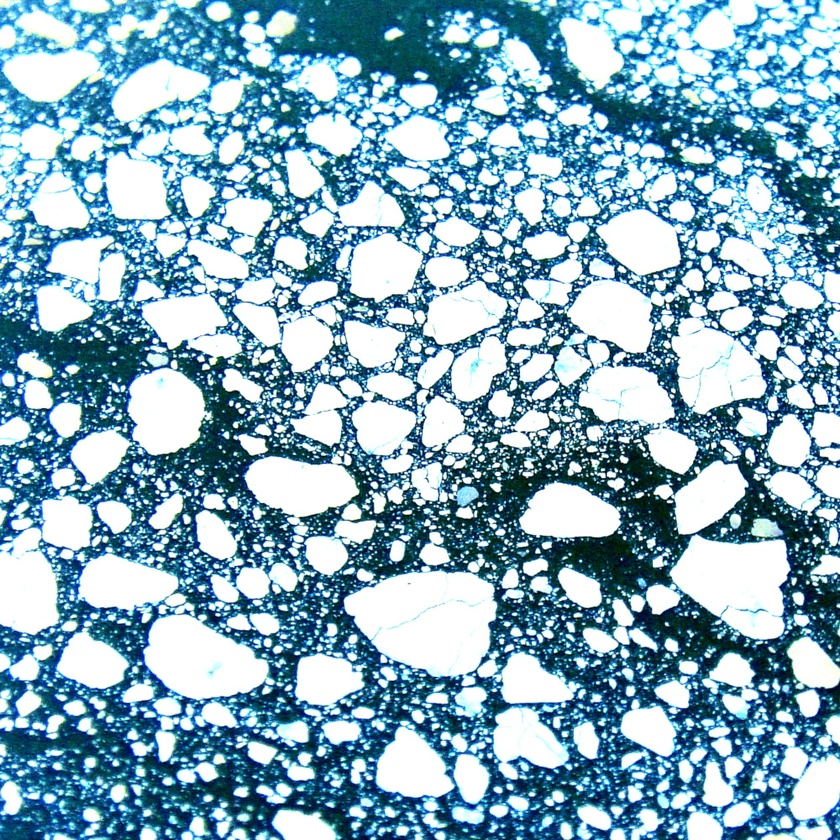
%> input picture DSC01029_v2.JPG, 840 x 840 px, shrunk from 1000 x 1000 before the run
$ octave create_floe_pics.m   (GNU Octave 9; MATLAB toolbox functions it lacks are replaced by stand-ins)
%> lines starting %> are read from the running program, lines starting %| are printed output that depends on the picture; in (x1, y1, x2, y2) boxes, pixels count from 0 and x2, y2 are one past the last pixel; in counts of white or black regions, pixels touching at a corner belong together; the program's own positions count from 1

close all
clear all


A=rgb2gray(imread('DSC01029_v2.JPG'));
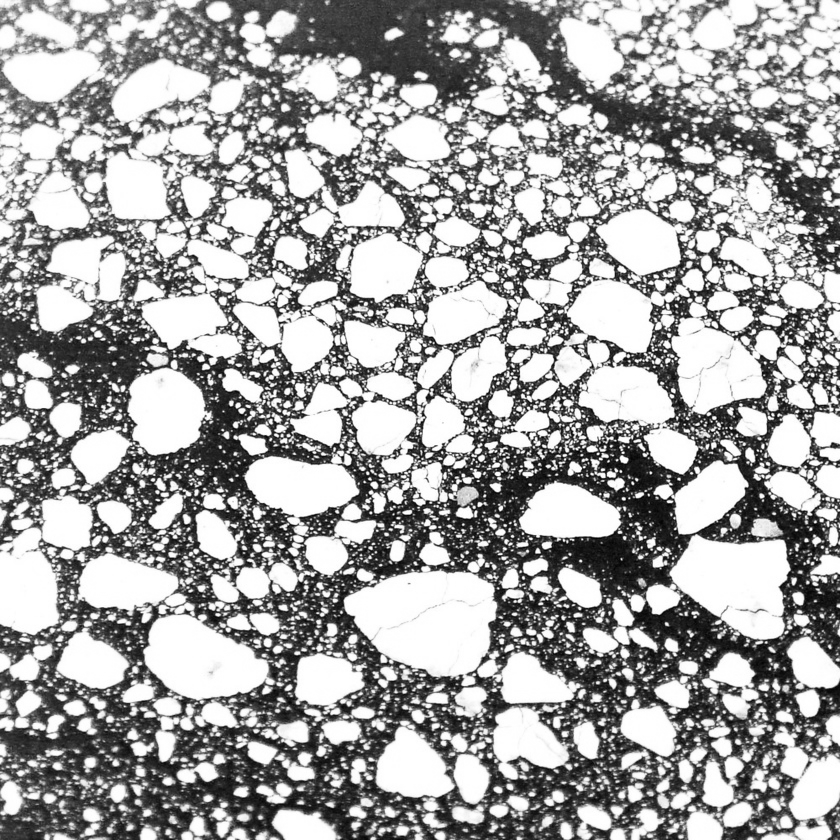
%> A: size 840x840 uint8; min 2, max 255, mean 164

A=imbinarize(A,0.85);
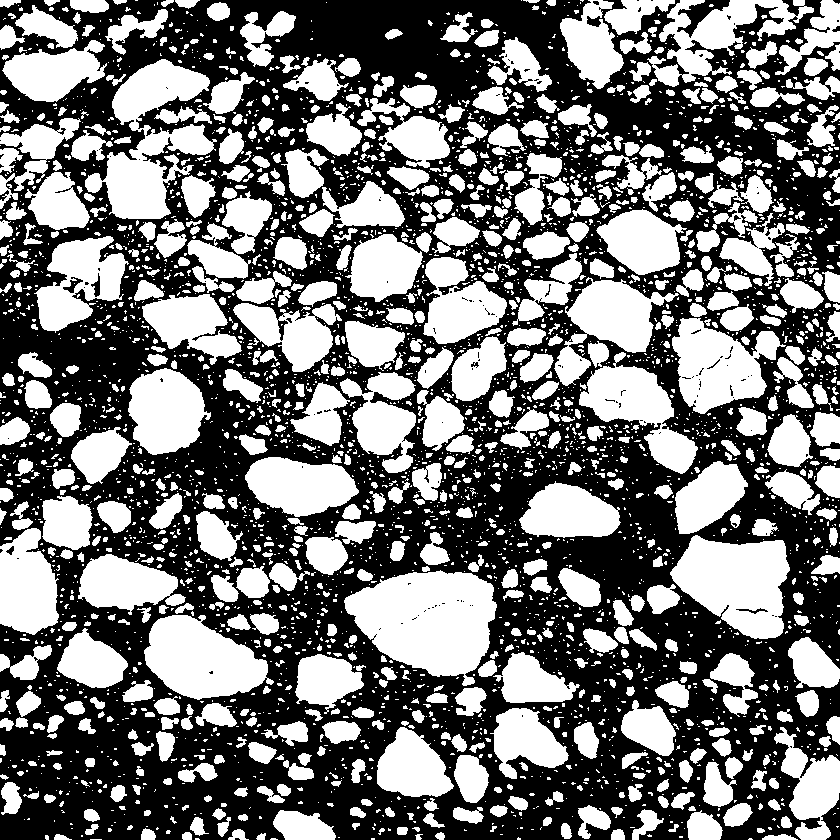
%> A: size 840x840 logical; 46.2% white; 4149 white regions (3232 under 20 px), largest, box (x1, y1, x2, y2) and area: (344, 570, 497, 686) 11751, (85, 59, 217, 219) 9276, (670, 535, 790, 639) 8331
A = imfill(A,'holes');
%> A: size 840x840 logical; 46.4% white; 4147 white regions (3229 under 20 px), largest, box (x1, y1, x2, y2) and area: (344, 570, 497, 686) 11790, (85, 59, 217, 219) 9289, (670, 535, 790, 639) 8402

A = bwareafilt(A,[2e1 5e4],8);

A = imgaussfilt(double(A),1);
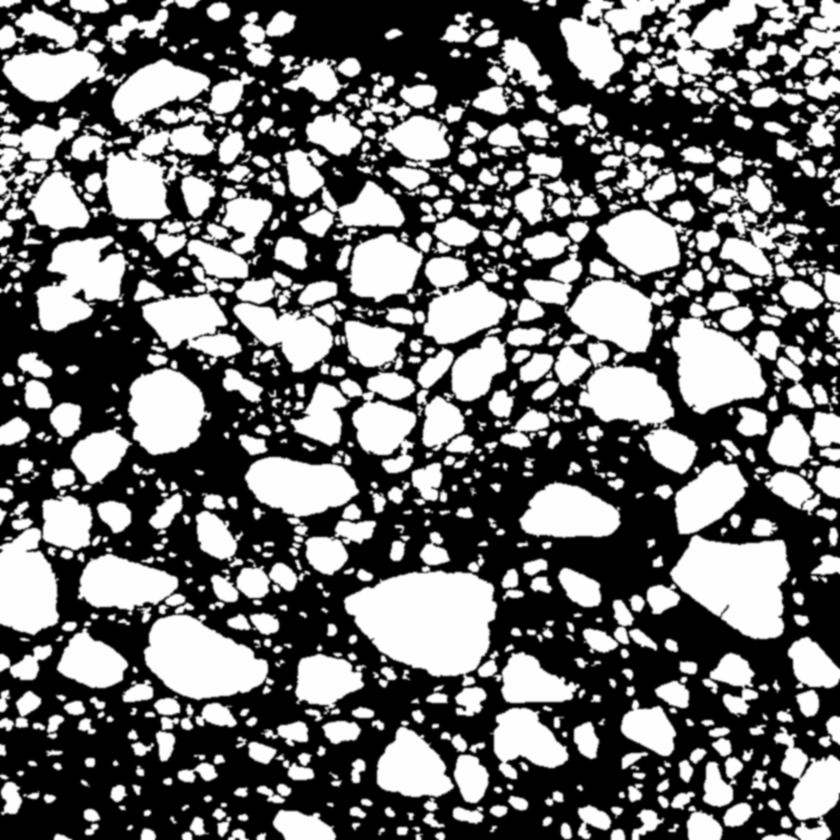
%> A: size 840x840 double; min 0, max 1, mean 0.442

A = imbinarize(A,0.5);
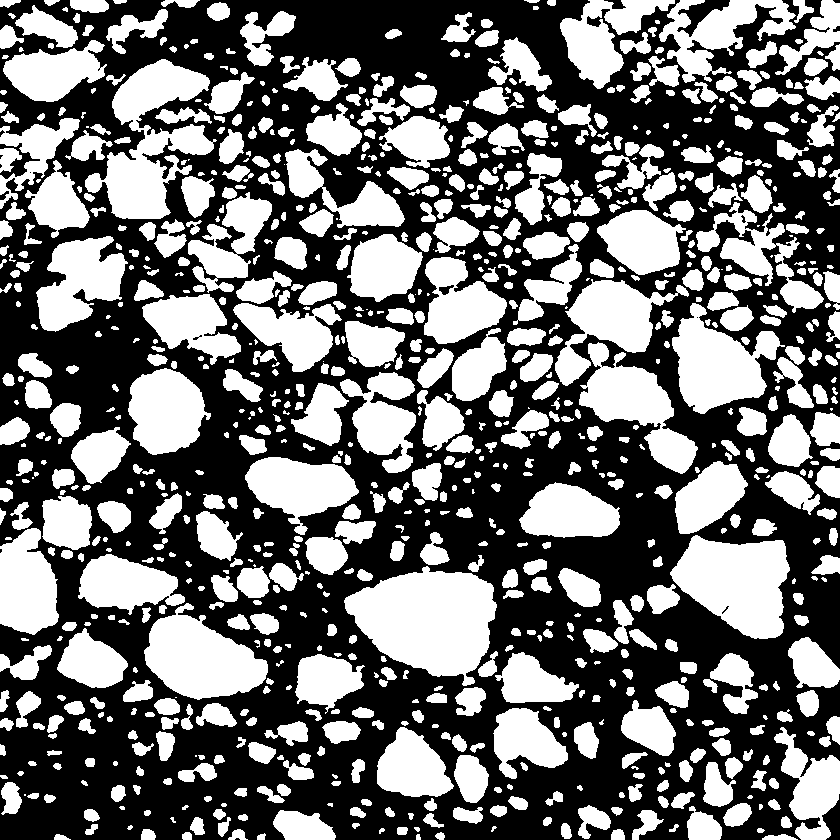
%> A: size 840x840 logical; 44% white; 921 white regions (94 under 20 px), largest, box (x1, y1, x2, y2) and area: (344, 566, 497, 686) 11841, (85, 59, 217, 219) 9287, (670, 535, 790, 639) 8410

A = bwareafilt(A,[2e1 5e4],8);
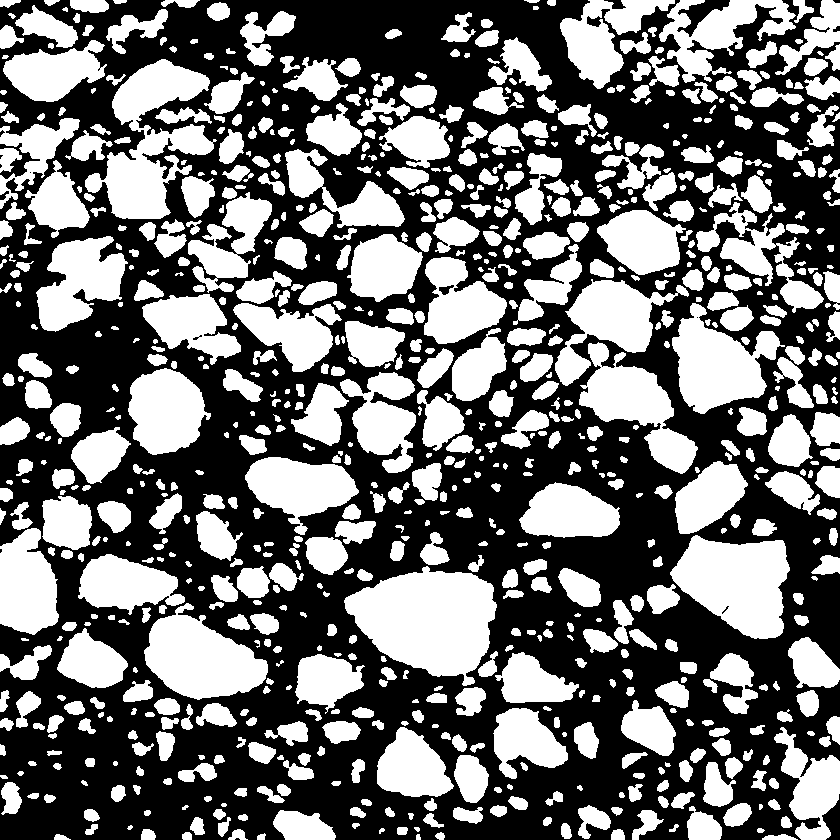
%> A: size 840x840 logical; 43.8% white; 827 white regions, largest, box (x1, y1, x2, y2) and area: (344, 566, 497, 686) 11841, (85, 59, 217, 219) 9287, (670, 535, 790, 639) 8410

figure; imagesc(A);
%> after `imagesc(A)`:
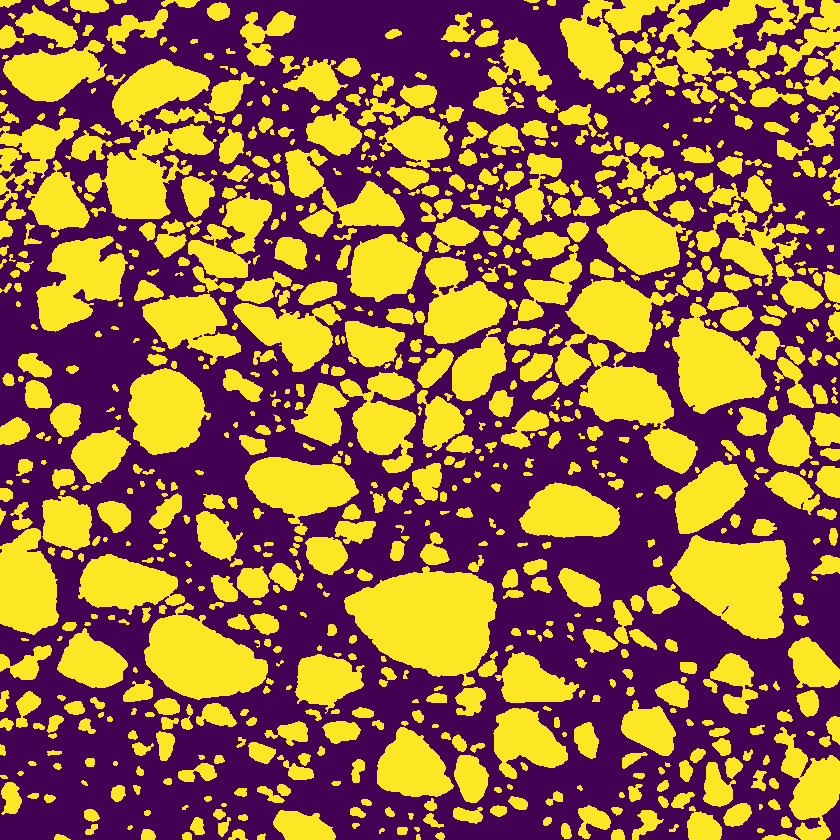
%> displayed picture: size 840x840x3, on the screen's scale of 0 to 255; mean R, G, B 149, 101.7, 63.4


CC = bwconncomp(A,8);
%> CC = 827 connected components
FloeShapes = regionprops(CC,'Image','Centroid');
%> FloeShapes = 827 regions; first 5, Centroid: [9.2 3.5], [9.1 38.1], [4 92.8], [3.5 107.4], [35.9 151.3]

save('FloeShapes.mat','FloeShapes');

$ run again, with DSC01029.JPG copied over DSC01029_v2.JPG
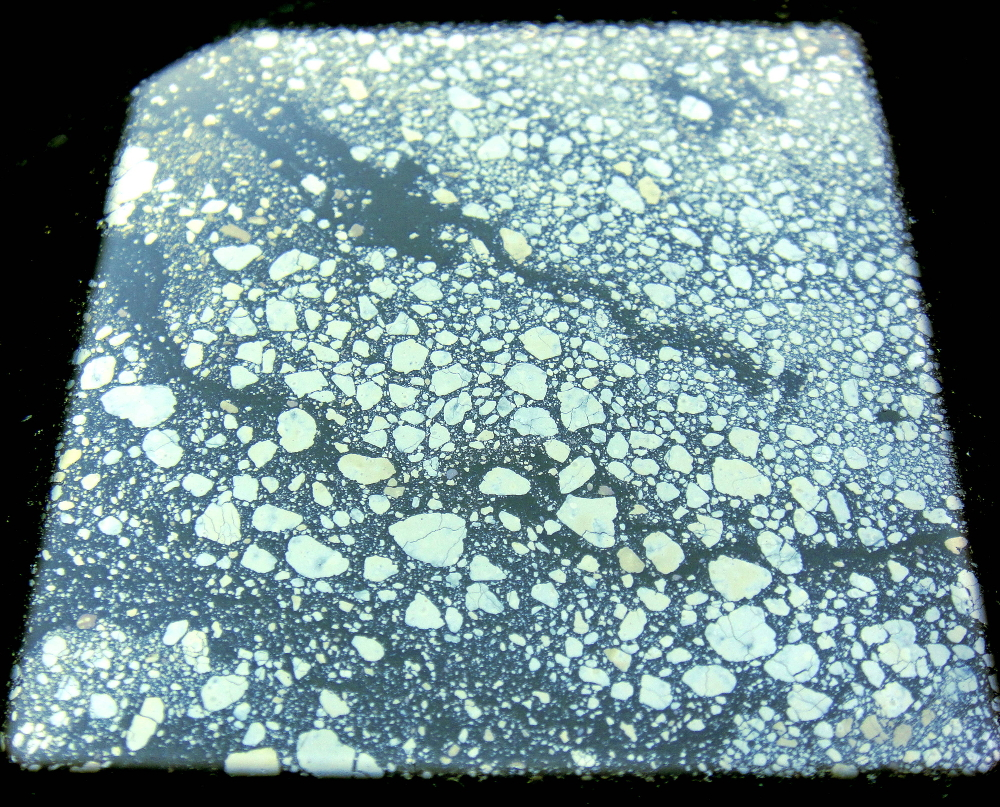
%> input picture DSC01029.JPG, 1000 x 807 px
%> `A=imbinarize(A,0.85);`:
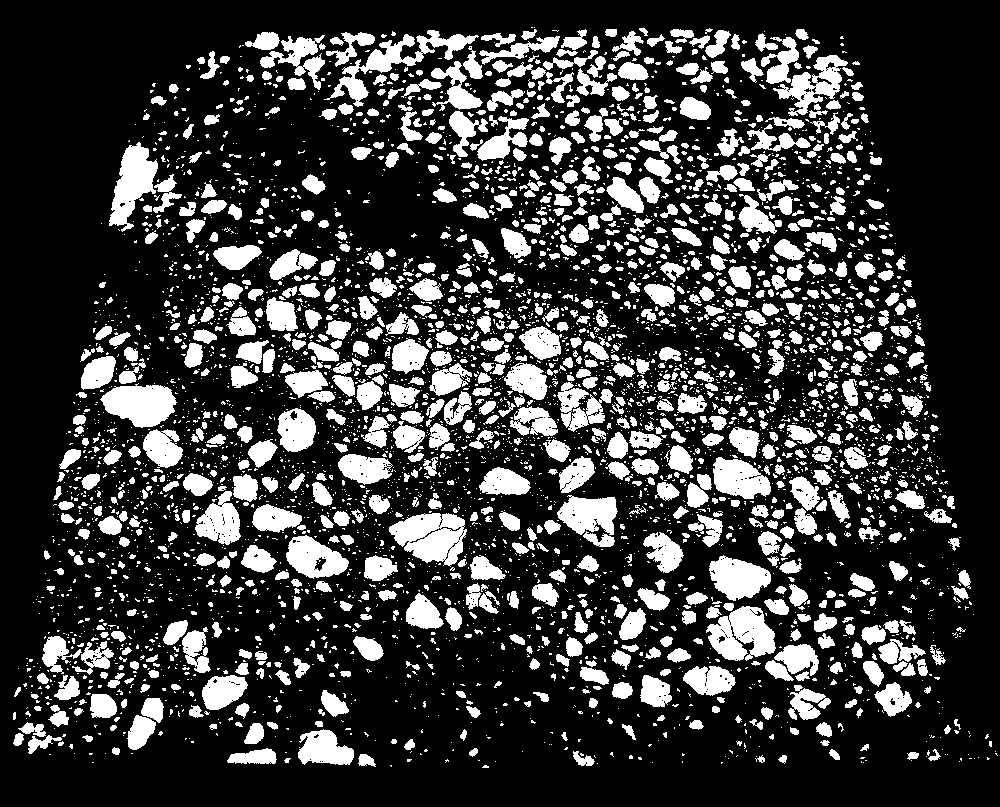
%> A: size 807x1000 logical; 23.2% white; 5100 white regions (3934 under 20 px), largest, box (x1, y1, x2, y2) and area: (389, 513, 467, 567) 2753, (324, 30, 479, 107) 2552, (706, 606, 776, 661) 2460
%> `imagesc(A)`:
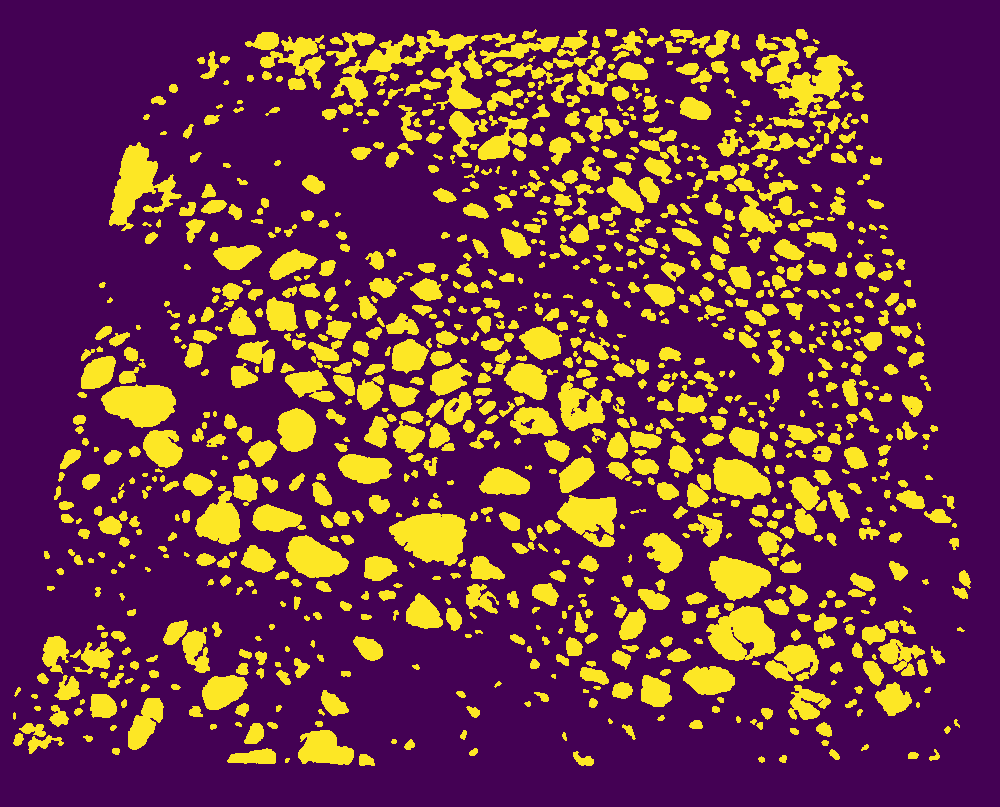
%> displayed picture: size 807x1000x3, on the screen's scale of 0 to 255; mean R, G, B 106.9, 49.4, 74.1
%> CC = 1070 connected components
%> FloeShapes = 1070 regions; first 5, Centroid: [15 716.5], [19 740.1], [18.2 692.1], [34.2 730.2], [43 743.8]

$ run again, with full_image.jpg copied over DSC01029_v2.JPG
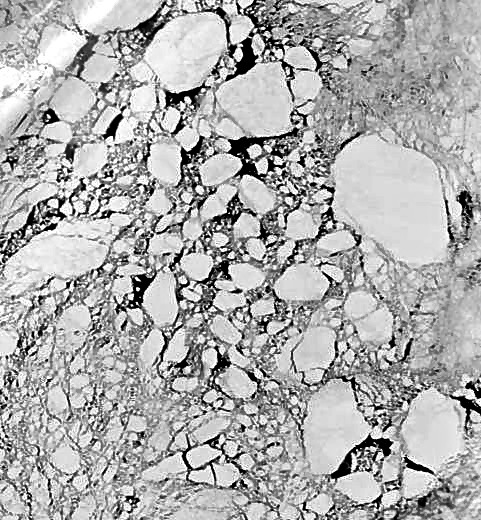
%> input picture full_image.jpg, 481 x 520 px
%> `A=imbinarize(A,0.85);`:
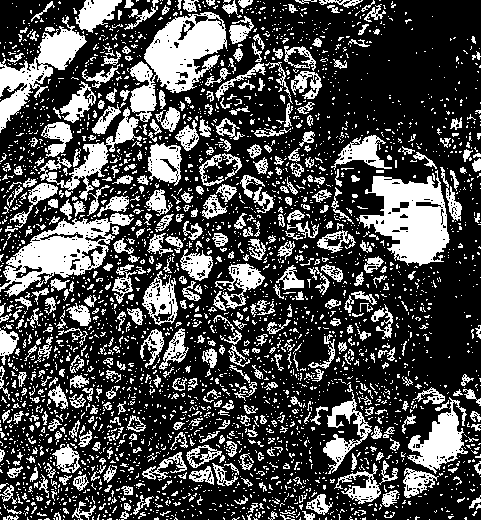
%> A: size 520x481 logical; 29.8% white; 3296 white regions (2801 under 20 px), largest, box (x1, y1, x2, y2) and area: (359, 170, 450, 266) 4876, (130, 12, 227, 122) 4863, (0, 213, 134, 297) 4216
%> `imagesc(A)`:
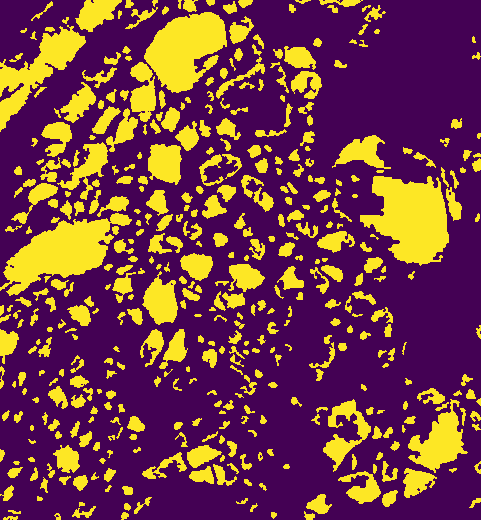
%> displayed picture: size 520x481x3, on the screen's scale of 0 to 255; mean R, G, B 115.8, 60.5, 71.9
%> CC = 439 connected components
%> FloeShapes = 439 regions; first 5, Centroid: [37.8 70.4], [62.3 252.5], [2.4 310.6], [5.5 318.8], [8.2 344.1]
